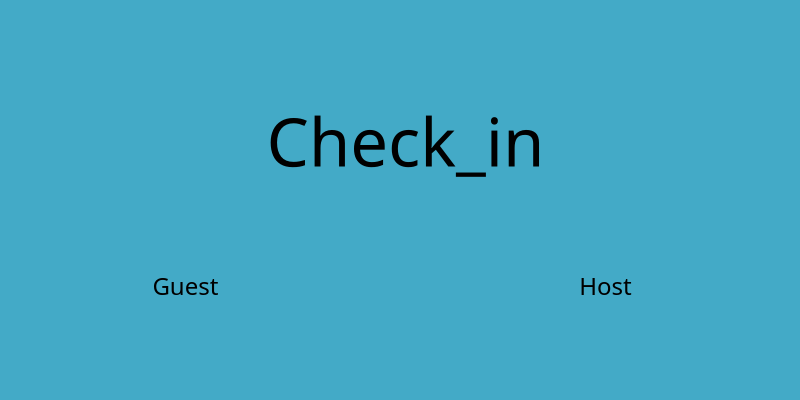
<?xml version="1.0" encoding="UTF-8"?>
<ui version="4.0">
 <class>MainWindow</class>
 <widget class="QMainWindow" name="MainWindow">
  <property name="enabled">
   <bool>true</bool>
  </property>
  <property name="geometry">
   <rect>
    <x>0</x>
    <y>0</y>
    <width>800</width>
    <height>400</height>
   </rect>
  </property>
  <property name="font">
   <font>
    <family>BM Jua</family>
    <pointsize>36</pointsize>
   </font>
  </property>
  <property name="windowTitle">
   <string>MainWindow</string>
  </property>
  <property name="styleSheet">
   <string notr="true">background-color: rgb(67, 170, 199);</string>
  </property>
  <property name="locale">
   <locale language="English" country="UnitedStates"/>
  </property>
  <property name="toolButtonStyle">
   <enum>Qt::ToolButtonIconOnly</enum>
  </property>
  <property name="animated">
   <bool>false</bool>
  </property>
  <property name="tabShape">
   <enum>QTabWidget::Triangular</enum>
  </property>
  <widget class="QWidget" name="centralwidget">
   <widget class="QPushButton" name="btnGuest">
    <property name="geometry">
     <rect>
      <x>100</x>
      <y>230</y>
      <width>171</width>
      <height>111</height>
     </rect>
    </property>
    <property name="font">
     <font>
      <family>BM Jua</family>
      <pointsize>18</pointsize>
     </font>
    </property>
    <property name="focusPolicy">
     <enum>Qt::TabFocus</enum>
    </property>
    <property name="styleSheet">
     <string notr="true">color: rgb(0, 0, 0);
border-color: rgb(255, 255, 10);</string>
    </property>
    <property name="text">
     <string>Guest</string>
    </property>
    <property name="flat">
     <bool>true</bool>
    </property>
   </widget>
   <widget class="QPushButton" name="btnHost">
    <property name="geometry">
     <rect>
      <x>520</x>
      <y>230</y>
      <width>171</width>
      <height>111</height>
     </rect>
    </property>
    <property name="font">
     <font>
      <family>BM Jua</family>
      <pointsize>18</pointsize>
      <weight>50</weight>
      <bold>false</bold>
     </font>
    </property>
    <property name="styleSheet">
     <string notr="true">color: rgb(0, 0, 0);</string>
    </property>
    <property name="text">
     <string>Host</string>
    </property>
    <property name="default">
     <bool>false</bool>
    </property>
    <property name="flat">
     <bool>true</bool>
    </property>
   </widget>
   <widget class="QLabel" name="label">
    <property name="geometry">
     <rect>
      <x>270</x>
      <y>90</y>
      <width>271</width>
      <height>101</height>
     </rect>
    </property>
    <property name="font">
     <font>
      <family>Brush Script MT</family>
      <pointsize>50</pointsize>
     </font>
    </property>
    <property name="text">
     <string>Check_in</string>
    </property>
    <property name="alignment">
     <set>Qt::AlignCenter</set>
    </property>
   </widget>
  </widget>
  <widget class="QMenuBar" name="menubar">
   <property name="geometry">
    <rect>
     <x>0</x>
     <y>0</y>
     <width>800</width>
     <height>24</height>
    </rect>
   </property>
  </widget>
  <widget class="QStatusBar" name="statusbar"/>
 </widget>
 <resources>
  <include location="myres.qrc"/>
 </resources>
 <connections/>
 <slots>
  <slot>guest()</slot>
  <slot>host()</slot>
  <slot>Digital()</slot>
 </slots>
</ui>
